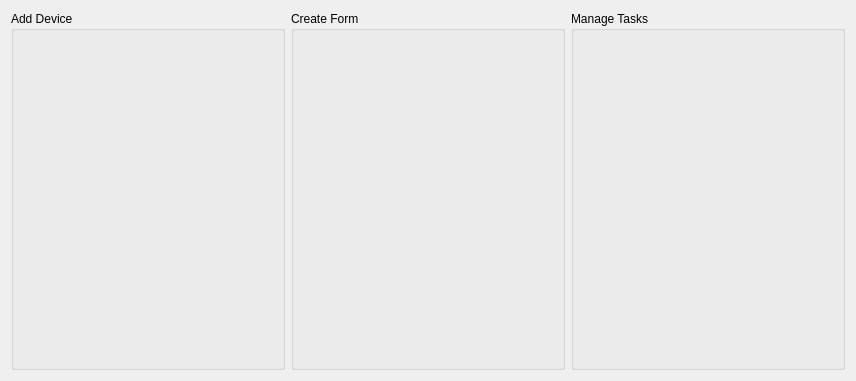
      <widget class="QWidget" name="page_3">
       <property name="geometry">
        <rect>
         <x>0</x>
         <y>0</y>
         <width>848</width>
         <height>381</height>
        </rect>
       </property>
       <attribute name="icon">
        <iconset>
         <normaloff>Resources/images/settings.png</normaloff>Resources/images/settings.png</iconset>
       </attribute>
       <attribute name="label">
        <string>Tools</string>
       </attribute>
       <layout class="QGridLayout" name="gridLayout_18">
        <item row="0" column="1">
         <widget class="QGroupBox" name="groupBox_5">
          <property name="title">
           <string>Create Form</string>
          </property>
          <layout class="QHBoxLayout" name="horizontalLayout_3">
           <item>
            <widget class="QPushButton" name="CreateForm_button">
             <property name="minimumSize">
              <size>
               <width>250</width>
               <height>250</height>
              </size>
             </property>
             <property name="cursor">
              <cursorShape>PointingHandCursor</cursorShape>
             </property>
             <property name="mouseTracking">
              <bool>true</bool>
             </property>
             <property name="icon">
              <iconset>
               <normaloff>Resources/images/check.png</normaloff>Resources/images/check.png</iconset>
             </property>
             <property name="iconSize">
              <size>
               <width>150</width>
               <height>150</height>
              </size>
             </property>
             <property name="flat">
              <bool>true</bool>
             </property>
            </widget>
           </item>
          </layout>
         </widget>
        </item>
        <item row="0" column="0">
         <widget class="QGroupBox" name="groupBox_4">
          <property name="title">
           <string>Add Device</string>
          </property>
          <layout class="QHBoxLayout" name="horizontalLayout_2">
           <item>
            <widget class="QPushButton" name="AddDevice_button">
             <property name="minimumSize">
              <size>
               <width>250</width>
               <height>250</height>
              </size>
             </property>
             <property name="cursor">
              <cursorShape>PointingHandCursor</cursorShape>
             </property>
             <property name="mouseTracking">
              <bool>true</bool>
             </property>
             <property name="icon">
              <iconset>
               <normaloff>Resources/images/monitor-tool-symbol.png</normaloff>Resources/images/monitor-tool-symbol.png</iconset>
             </property>
             <property name="iconSize">
              <size>
               <width>150</width>
               <height>150</height>
              </size>
             </property>
             <property name="flat">
              <bool>true</bool>
             </property>
            </widget>
           </item>
          </layout>
         </widget>
        </item>
        <item row="0" column="2">
         <widget class="QGroupBox" name="groupBox_11">
          <property name="title">
           <string>Manage Tasks</string>
          </property>
          <layout class="QHBoxLayout" name="horizontalLayout_4">
           <item>
            <widget class="QPushButton" name="ManageTasks_button">
             <property name="minimumSize">
              <size>
               <width>250</width>
               <height>250</height>
              </size>
             </property>
             <property name="cursor">
              <cursorShape>PointingHandCursor</cursorShape>
             </property>
             <property name="mouseTracking">
              <bool>true</bool>
             </property>
             <property name="icon">
              <iconset>
               <normaloff>Resources/images/list.png</normaloff>Resources/images/list.png</iconset>
             </property>
             <property name="iconSize">
              <size>
               <width>150</width>
               <height>150</height>
              </size>
             </property>
             <property name="flat">
              <bool>true</bool>
             </property>
            </widget>
           </item>
          </layout>
         </widget>
        </item>
       </layout>
      </widget>
